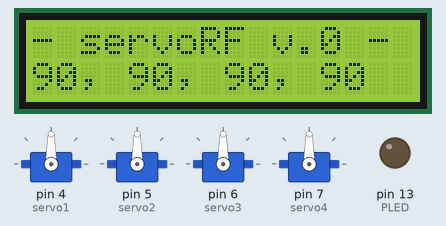
Bench run of a sketch on a simulated Arduino Uno, built with avr-gcc and run on an emulated ATmega328P. On the bench: 16×2 character LCD, 4 × servo, output pins drawn as LEDs (lit = HIGH). Dashed ring = blinking. No radio packets arrive unless stated.

Above: at 0.1 s.
At 1.2 s:
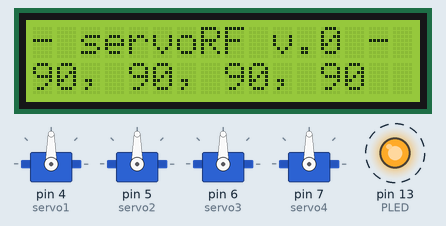
Timing chart, 0 to 130.0 s (numbered marks = the images above):
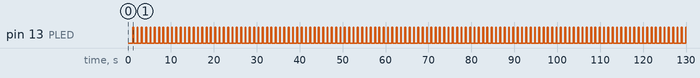

The sketch:

servoRF2.ino
```cpp
#include <Wire.h>
#include <LiquidCrystal_I2C.h>
#include <VirtualWire.h>
#include <ServoTimer2.h>

ServoTimer2 servo1, // Base giro
            servo2, // Base
            servo3, // Codo
            servo4; // Mano

LiquidCrystal_I2C lcd(0x27, 16, 2);
int n = 0;
const int PLED = 13;

int ang1 = 0,
    ang2 = 0,
    ang3 = 0,
    ang4 = 0,

    topeA1 = 0,
    topeB1 = 180,

    topeA2 = 10,
    topeB2 = 140,

    topeA3 = 0,
    topeB3 = 180,

    topeA4 = 80,
    topeB4 = 160,

    spd = 10
    ;

void setup() {
  Serial.begin(9600); // Debugging only
  lcd.begin();
  lcd.backlight();
  lcd.print("- servoRF v.0 - ");
  lcd.setCursor(0, 1);

  // Initialise the IO and ISR
  vw_set_ptt_inverted(true); // Required for DR3100
  vw_setup(2000);      // Bits per sec
  vw_rx_start();       // Start the receiver PLL running
  pinMode(PLED, OUTPUT);
  digitalWrite(PLED, false);

  servo1.attach(4);
  servo2.attach(5);
  servo3.attach(6);
  servo4.attach(7);

  ang1 = servo1.read();
  ang2 = servo2.read();
  ang3 = servo3.read();
  ang4 = servo4.read();

  lcd.print(ang1);
  lcd.print(", ");
  lcd.print(ang2);
  lcd.print(", ");
  lcd.print(ang3);
  lcd.print(", ");
  lcd.print(ang4);

  servo1.write(ang1);
  servo2.write(ang2);
  servo3.write(ang3);
  servo4.write(ang4);
}
void loop(){
  // uint8_t buf;
  // uint8_t buflen = 1;
  // if (vw_get_message(&buf, &buflen)) {
  //   lcd.clear();
  //   lcd.print("- servoRF v.0 - ");
  //   lcd.setCursor(0, 1);
  //   switch ((char)buf) {
  //     case 'a':
  //       digitalWrite(13, true);
  //       lcd.print("Giro va");
  //       break;
  //     case 'b':
  //       lcd.print("Base va");
  //       // gira(servo2, 1);
  //       break;
  //     case 'c':
  //       lcd.print("Codo va");
  //       // gira(servo3, 1);
  //       break;
  //     case 'd':
  //       lcd.print("Mano va");
  //       // gira(servo4, 1);
  //       break;
  //     case 'z':
  //       lcd.print("Giro viene");

  //       break;
  //     case 'y':
  //       lcd.print("Base viene");
  //       // gira(servo2, 0);
  //       break;
  //     case 'x':
  //       lcd.print("Codo viene");
  //       // gira(servo3, 0);
  //       break;
  //     case 'w':
  //       lcd.print("Mano viene");
  //       // gira(servo4, 0);
  //       break;
  //   }
  // } else {
    n++;
    if (n == 1000) {
      digitalWrite(PLED, true);
      delay(200);
      digitalWrite(PLED, false);
      n = 200;
    }
  // }
  delay(1);
}
```

Measured:
- by itself, pin 13 (PLED): alternates HIGH for 0.20 s and LOW for 0.81 s
